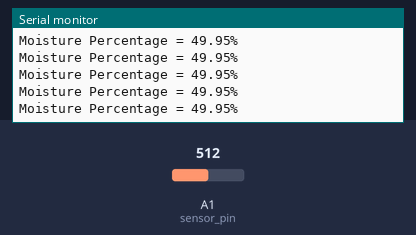
A sketch run on a simulated Arduino Uno, built with avr-gcc and run on an emulated ATmega328P. Parts: the last lines printed to the serial monitor. Inputs (shaded band) come from the test bench; at power-on: A1 (sensor_pin) = 512.

Above: at 1.2 s.
1.3 s: A1 (sensor_pin) set to 716
At 1.56 s:
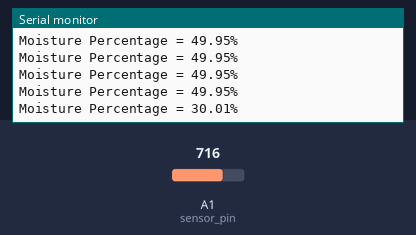
2.8 s: A1 (sensor_pin) set to 900
At 2.97 s:
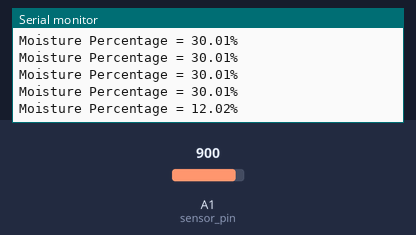
Timing chart, 0 to 5.8 s (numbered marks = the images above; inputs shaded):
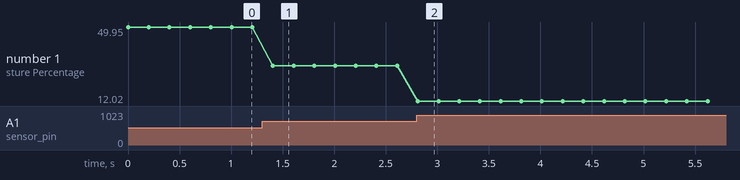

Measured:
- after the input at 1.3 s, the serial monitor: prints a new line after 0.11 s (image 1)
- after the input at 2.8 s, the serial monitor: prints a new line at once (image 2)
- plotted number 1: 49.95 → 30.01 after the input at 1.3 s, 30.01 → 12.02 after the input at 2.8 s

The sketch:

soilsensor.ino
```cpp
const int sensor_pin = A1;  /* Soil moisture sensor O/P pin */

void setup() {
  Serial.begin(9600); /* Define baud rate for serial communication */
}

void loop() {
  float moisture_percentage;
  int sensor_analog;
  sensor_analog = analogRead(sensor_pin);
  //Serial.print(sensor_analog);


  moisture_percentage = ( 100 - ( (sensor_analog/1023.00) * 100 ) );
  Serial.print("Moisture Percentage = ");
  Serial.print(moisture_percentage);
  Serial.print("%\n\n");
  delay(200);
}
```
